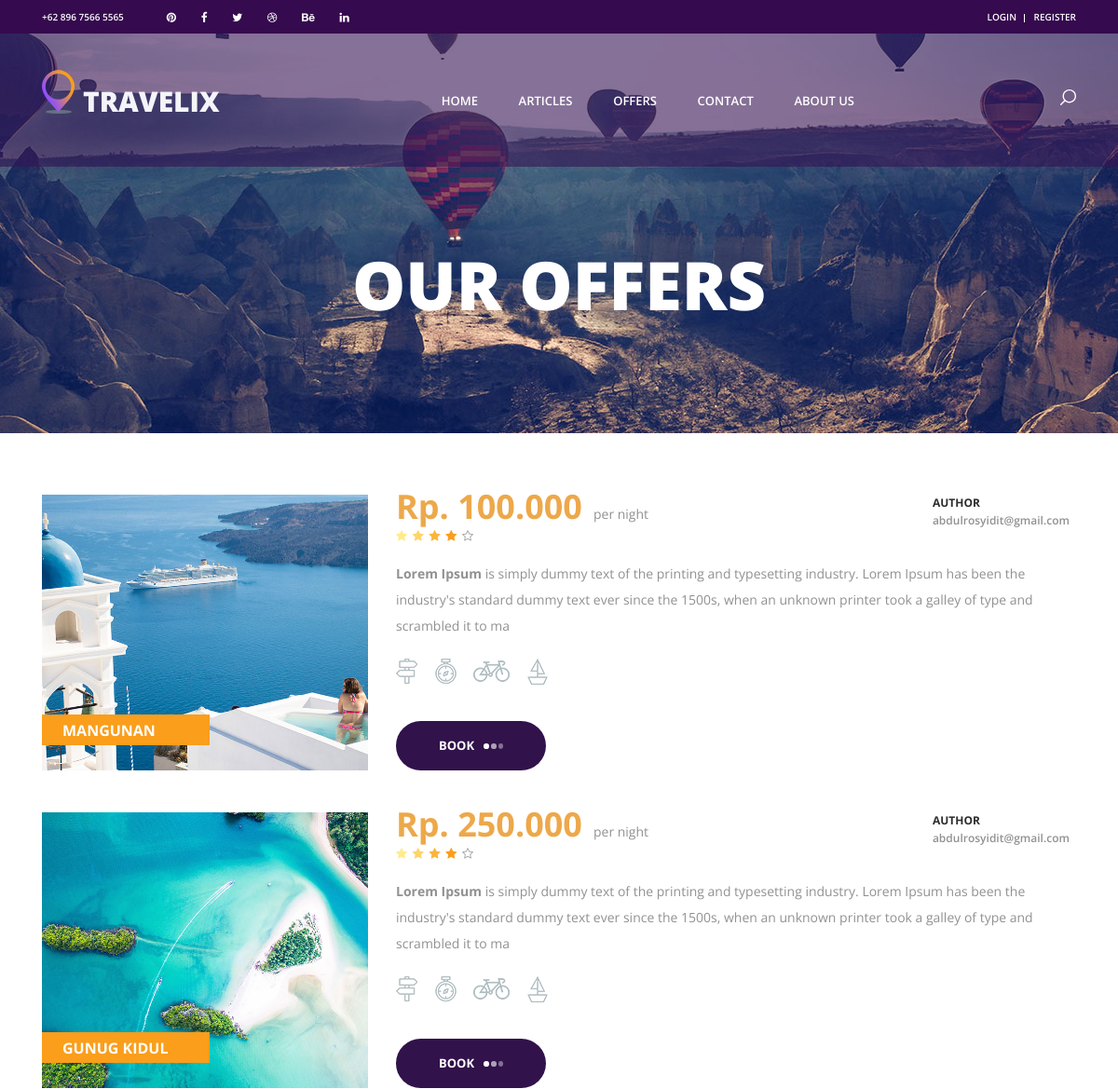
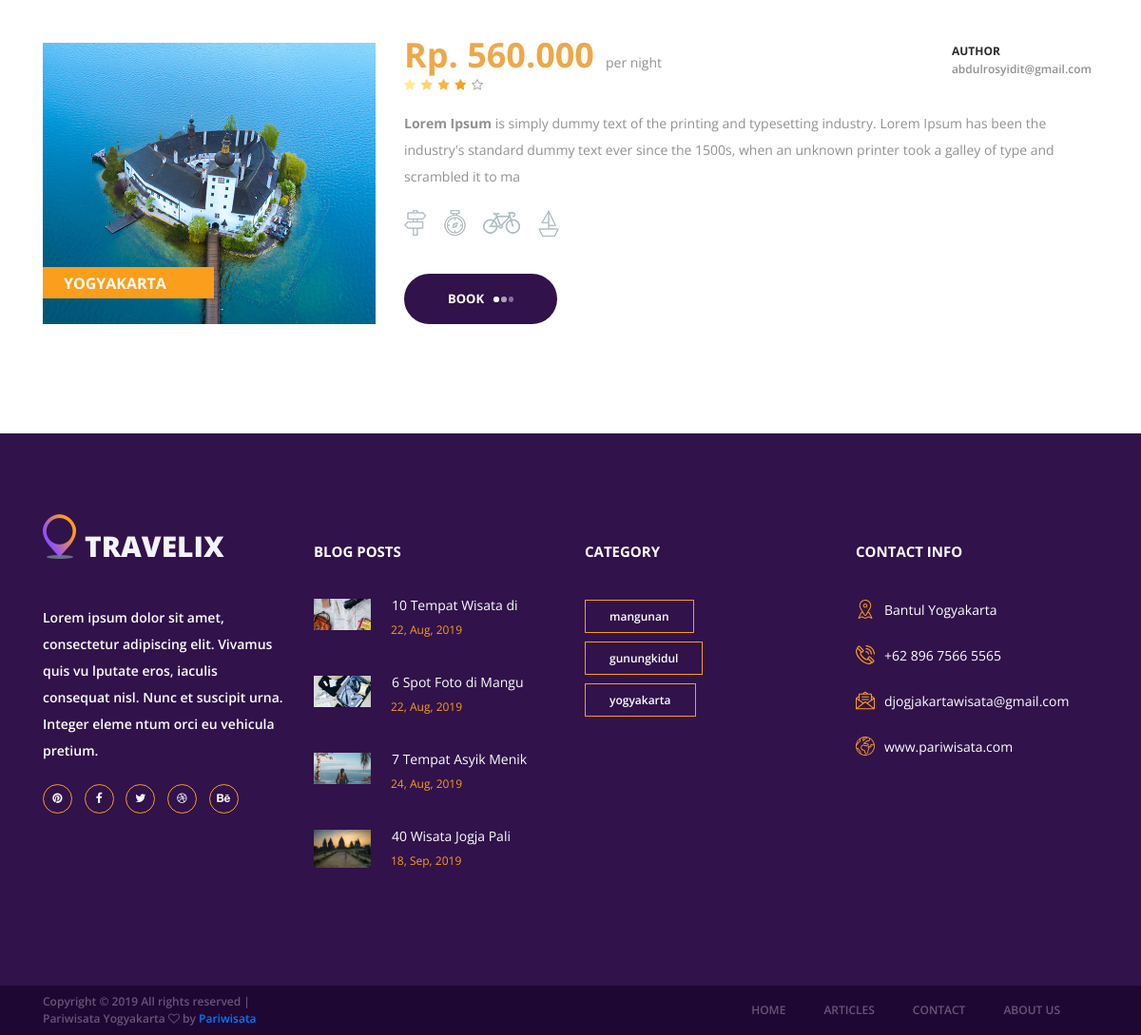
/index.php/offers, run on the app's committed database (2 pictures, top to bottom).
### tables this page shows
CREATE TABLE `offers` (
  `id` int(11) NOT NULL,
  `title` varchar(256) NOT NULL,
  `url_title` varchar(256) NOT NULL,
  `image` varchar(128) NOT NULL,
  `content` text NOT NULL,
  `author` varchar(128) NOT NULL,
  `price` varchar(64) NOT NULL,
  `is_active` varchar(32) NOT NULL,
  `date_created` int(11) NOT NULL
);

CREATE TABLE `article` (
  `id` int(11) NOT NULL,
  `title` varchar(256) NOT NULL,
  `url_title` varchar(256) NOT NULL,
  `category` varchar(64) NOT NULL,
  `image` varchar(128) NOT NULL,
  `content` text NOT NULL,
  `author` varchar(128) NOT NULL,
  `date_created` int(11) NOT NULL,
  `is_active` varchar(32) NOT NULL
);

CREATE TABLE `article_category` (
  `id` int(11) NOT NULL,
  `title` varchar(32) NOT NULL,
  `is_active` varchar(32) NOT NULL
);

### application/controllers/Offers.php (called while the page is built, shortened)
<?php
class offers extends CI_Controller
{
    public function index()
    {
        $data['title'] = 'Offers | Pariwisata Yogyakarta';
        $data['user'] = $this->db->get_where('user', ['email' => $this->session->userdata('email')])->row_array();
        $data['offers'] = $this->db->get('offers')->result_array();
        $data['articles'] = $this->db->get('article', 4)->result_array();
        $data['categorys'] = $this->db->get('article_category')->result_array();
        $this->load->view('templates/offers_header', $data);
        $this->load->view('templates/navbar');
        $this->load->view('offers/index', $data);
        $this->load->view('templates/footer', $data);
        $this->load->view('templates/offers_footer');
    }
}

### index.php (called while the page is built, shortened)
<?php
require_once BASEPATH.'core/CodeIgniter.php';

### application/views/offers/index.php (the view, shortened to what this page needs)
<div class="home">
		<div class="home_background parallax-window" data-parallax="scroll" data-image-src="<?= base_url('assets/frontend/'); ?>images/about_background.jpg"></div>
		<div class="home_content">
			<div class="home_title">our offers</div>
		</div>
	</div>
	<div class="offers">
		<div class="container">
			<div class="row">
				<div class="col-lg-12">
					<div class="offers_grid">
                        <?php foreach ($offers as $offer) : ?>
						<div class="offers_item rating_4">
							<div class="row">
								<div class="col-lg-3 col-1680-4">
									<div class="offers_image_container">
										<div class="offers_image_background" style="background-image:url(<?= base_url('assets/img/offers/') . $offer['image']; ?>)"></div>
										<div class="offer_name"><a href="single_listing.html"><?= $offer['title']; ?></a></div>
									</div>
								</div>
								<div class="col-lg-8">
									<div class="offers_content">
										<div class="offers_price">Rp. <?= $offer['price']; ?><span>per night</span></div>
										<div class="rating_r rating_r_4 offers_rating" data-rating="4">
											<i></i>
											<i></i>
											<i></i>
											<i></i>
											<i></i>
										</div>
										<p class="offers_text"><?= substr($offer['content'], 0, 250); ?></p>
										<div class="offers_icons">
											<ul class="offers_icons_list">
												<li class="offers_icons_item"><img src="images/post.png" alt=""></li>
												<li class="offers_icons_item"><img src="images/compass.png" alt=""></li>
												<li class="offers_icons_item"><img src="images/bicycle.png" alt=""></li>
												<li class="offers_icons_item"><img src="images/sailboat.png" alt=""></li>
											</ul>
										</div>
										<div class="button book_button"><a href="<?= base_url('offers/read/') . $offer['url_title']; ?>">book<span></span><span></span><span></span></a></div>
										<div class="offer_reviews">
											<div class="offer_reviews_content">
												<div class="offer_reviews_title">Author</div>
												<div class="offer_reviews_subtitle"><?= $offer['author']; ?></div>
											</div>
										</div>
									</div>
								</div>
							</div>
						</div>
                        <?php endforeach; ?>
					</div>
				</div>
			</div>
		</div>
	</div>

### application/views/templates/offers_header.php (shortened to what this page needs)
<!DOCTYPE html>
<html lang="en">
<head>
    <link rel="stylesheet" type="text/css" href="<?= base_url('assets/frontend/') ?>styles/bootstrap4/bootstrap.min.css">
    <link href="<?= base_url('assets/frontend/') ?>plugins/font-awesome-4.7.0/css/font-awesome.min.css" rel="stylesheet" type="text/css">
    <link rel="stylesheet" type="text/css" href="<?= base_url('assets/frontend/') ?>styles/offers_styles.css">
    <link rel="stylesheet" type="text/css" href="<?= base_url('assets/frontend/') ?>styles/offers_responsive.css">
</head>
<body>

### application/views/templates/navbar.php (shortened to what this page needs)
<div class="super_container">
	<header class="header">
		<div class="top_bar">
			<div class="container">
				<div class="row">
					<div class="col d-flex flex-row">
						<div class="phone">+62 896 7566 5565</div>
						<div clkass="social">
							<ul class="social_list">
								<li class="social_list_item"><a href="#"><i class="fa fa-pinterest" aria-hidden="true"></i></a></li>
								<li class="social_list_item"><a href="#"><i class="fa fa-facebook" aria-hidden="true"></i></a></li>
								<li class="social_list_item"><a href="#"><i class="fa fa-twitter" aria-hidden="true"></i></a></li>
								<li class="social_list_item"><a href="#"><i class="fa fa-dribbble" aria-hidden="true"></i></a></li>
								<li class="social_list_item"><a href="#"><i class="fa fa-behance" aria-hidden="true"></i></a></li>
								<li class="social_list_item"><a href="#"><i class="fa fa-linkedin" aria-hidden="true"></i></a></li>
							</ul>
						</div>
						<div class="user_box ml-auto">
							<?php if( $this->session->userdata('email') ) : ?>
								<div class="user_box_login user_box_link"><a href="<?= base_url('user'); ?>">My Dashboard</a></div>
								<div class="user_box_login user_box_link"><a href="<?= base_url('login/logout'); ?>">Logout</a></div>
								<img src="<?= base_url('assets/img/profile/') . $user['image']; ?>" width="30" class="rounded-circle mt-1" alt="">
							<?php else: ?>
								<div class="user_box_login user_box_link"><a href="<?= base_url('login'); ?>">login</a></div>
								<div class="user_box_register user_box_link"><a href="<?= base_url('registration'); ?>">register</a></div>
							<?php endif; ?>
						</div>
					</div>
				</div>
			</div>
		</div>
		<nav class="main_nav">
			<div class="container">
				<div class="row">
					<div class="col main_nav_col d-flex flex-row align-items-center justify-content-start">
						<div class="logo_container">
							<div class="logo"><a href="<?= base_url(); ?>"><img src="<?= base_url('assets/frontend/'); ?>images/logo.png" alt="">travelix</a></div>
						</div>
						<div class="main_nav_container ml-auto">
							<ul class="main_nav_list">
								<li class="main_nav_item"><a href="<?= base_url(); ?>">home</a></li>
								<li class="main_nav_item"><a href="<?= base_url('articles'); ?>">Articles</a></li>
								<li class="main_nav_item"><a href="<?= base_url('offers'); ?>">offers</a></li>
								<li class="main_nav_item"><a href="<?= base_url('contact'); ?>">Contact</a></li>
								<li class="main_nav_item"><a href="<?= base_url('about'); ?>">About Us</a></li>
							</ul>
						</div>
						<div class="content_search ml-lg-0 ml-auto">
						</div>
					</div>
				</div>
			</div>
		</nav>
	</header>

### application/views/templates/footer.php
    <footer class="footer">
		<div class="container">
			<div class="row">
				<div class="col-lg-3 footer_column">
					<div class="footer_col">
						<div class="footer_content footer_about">
							<div class="logo_container footer_logo">
								<div class="logo"><a href="#"><img src="<?= base_url('assets/frontend/'); ?>images/logo.png" alt="">travelix</a></div>
							</div>
							<p class="footer_about_text">Lorem ipsum dolor sit amet, consectetur adipiscing elit. Vivamus quis vu lputate eros, iaculis consequat nisl. Nunc et suscipit urna. Integer eleme ntum orci eu vehicula pretium.</p>
							<ul class="footer_social_list">
								<li class="footer_social_item"><a href="#"><i class="fa fa-pinterest"></i></a></li>
								<li class="footer_social_item"><a href="#"><i class="fa fa-facebook-f"></i></a></li>
								<li class="footer_social_item"><a href="#"><i class="fa fa-twitter"></i></a></li>
								<li class="footer_social_item"><a href="#"><i class="fa fa-dribbble"></i></a></li>
								<li class="footer_social_item"><a href="#"><i class="fa fa-behance"></i></a></li>
							</ul>
						</div>
					</div>
				</div>
				<div class="col-lg-3 footer_column">
					<div class="footer_col">
						<div class="footer_title">blog posts</div>
						<div class="footer_content footer_blog">
							<?php foreach( $articles as $article ) : ?>
								<div class="footer_blog_item clearfix">
									<div class="footer_blog_image"><img src="<?= base_url('assets/img/article/') . $article['image']; ?>" alt="https://unsplash.com/@avidenov"></div>
									<div class="footer_blog_content">
										<div class="footer_blog_title"><a href="<?= base_url('articles/read/') . $article['url_title']; ?>"><?= substr( $article['title'], 0, 20 ); ?></a></div>
										<div class="footer_blog_date"><?= date('d, M, Y', $article['date_created']); ?></div>
									</div>
								</div>
							<?php endforeach; ?>
						</div>
					</div>
				</div>
				<div class="col-lg-3 footer_column">
					<div class="footer_col">
						<div class="footer_title">Category</div>
						<div class="footer_content footer_tags">
							<ul class="tags_list clearfix">
								<?php foreach( $categorys as $category ) : ?>
									<li class="tag_item"><a href="<?= base_url('articles/category/') . $category['title']; ?>"><?= $category['title']; ?></a></li>
								<?php endforeach; ?>
							</ul>
						</div>
					</div>
				</div>
				<div class="col-lg-3 footer_column">
					<div class="footer_col">
						<div class="footer_title">contact info</div>
						<div class="footer_content footer_contact">
							<ul class="contact_info_list">
								<li class="contact_info_item d-flex flex-row">
									<div><div class="contact_info_icon"><img src="images/placeholder.svg" alt=""></div></div>
									<div class="contact_info_text">Bantul Yogyakarta</div>
								</li>
								<li class="contact_info_item d-flex flex-row">
									<div><div class="contact_info_icon"><img src="images/phone-call.svg" alt=""></div></div>
									<div class="contact_info_text">+62 896 7566 5565</div>
								</li>
								<li class="contact_info_item d-flex flex-row">
									<div><div class="contact_info_icon"><img src="images/message.svg" alt=""></div></div>
									<div class="contact_info_text"><a href="djogjakartawisata@gmail.com?Subject=Hello" target="_top">djogjakartawisata@gmail.com</a></div>
								</li>
								<li class="contact_info_item d-flex flex-row">
									<div><div class="contact_info_icon"><img src="images/planet-earth.svg" alt=""></div></div>
									<div class="contact_info_text"><a href="<?= base_url(); ?>">www.pariwisata.com</a></div>
								</li>
							</ul>
						</div>
					</div>
				</div>
			</div>
		</div>
	</footer>
	<div class="copyright">
		<div class="container">
			<div class="row">
				<div class="col-lg-3 order-lg-1 order-2  ">
					<div class="copyright_content d-flex flex-row align-items-center">
						<div>
							Copyright &copy; <?= date('Y') ?> All rights reserved | Pariwisata Yogyakarta <i class="fa fa-heart-o" aria-hidden="true"></i> by <a href="<?= base_url(); ?>" target="_blank">Pariwisata</a>
						</div>
					</div>
				</div>
				<div class="col-lg-9 order-lg-2 order-1">
					<div class="footer_nav_container d-flex flex-row align-items-center justify-content-lg-end">
						<div class="footer_nav">
							<ul class="footer_nav_list">
								<li class="footer_nav_item"><a href="<?= base_url(); ?>">home</a></li>
								<li class="footer_nav_item"><a href="<?= base_url('articles'); ?>">Articles</a></li>
								<li class="footer_nav_item"><a href="<?= base_url('contact'); ?>">Contact</a></li>
								<li class="footer_nav_item"><a href="<?= base_url('about'); ?>">About US</a></li>
							</ul>
						</div>
					</div>
				</div>
			</div>
		</div>
	</div>
</div>

### application/views/templates/offers_footer.php (shortened to what this page needs)
</body>
</html>

### assets/frontend/styles/offers_responsive.css (style rules this page uses)
@media only screen and (max-width: 1730px) { .col-1680-4 { flex: 0 0 33.333333%; max-width: 33.333333%; } }
@media only screen and (max-width: 1730px) { .offers { padding-top: 0px; } }

### data on the page
offers: image (picture), title "MANGUNAN", price "100.000", content "Lorem Ipsum is simply dummy text of the printing and typesetting industry. Lorem Ipsum has been the industry's standard dummy text ever since the 1500s, when an unknown printer took a galley of type and scrambled it to ma", author "abdulrosyidit@gmail.com"
offers: image (picture), title "GUNUG KIDUL", price "250.000", content "Lorem Ipsum is simply dummy text of the printing and typesetting industry. Lorem Ipsum has been the industry's standard dummy text ever since the 1500s, when an unknown printer took a galley of type and scrambled it to ma", author "abdulrosyidit@gmail.com"
offers: image (picture), title "YOGYAKARTA", price "560.000", content "Lorem Ipsum is simply dummy text of the printing and typesetting industry. Lorem Ipsum has been the industry's standard dummy text ever since the 1500s, when an unknown printer took a galley of type and scrambled it to ma", author "abdulrosyidit@gmail.com"
article: image (picture), title "10 Tempat Wisata di", date_created "22, Aug, 2019"
article: image (picture), title "6 Spot Foto di Mangu", date_created "22, Aug, 2019"
article: image (picture), title "7 Tempat Asyik Menik", date_created "24, Aug, 2019"
article: image (picture), title "40 Wisata Jogja Pali", date_created "18, Sep, 2019"
article_category: title "mangunan"
article_category: title "gunungkidul"
article_category: title "yogyakarta"
